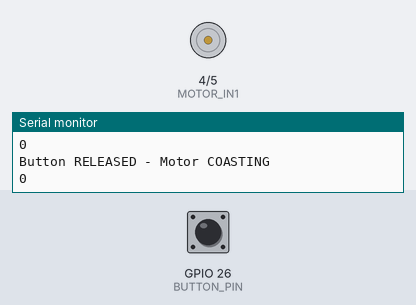
Bench run of a sketch on a simulated ESP32-S3. Shown: motor-driver pin pairs drawn as motors (green arrow = first pin HIGH = forward, orange = second pin HIGH = backward, longer = more drive), the last lines printed to the serial monitor. The inputs (shaded band) are chosen by the test bench; at power-on: GPIO 26 (BUTTON_PIN) HIGH.

Above: at 1.2 s.
1.3 s: GPIO 26 (BUTTON_PIN) pulled LOW for 0.15 s
At 1.38 s:
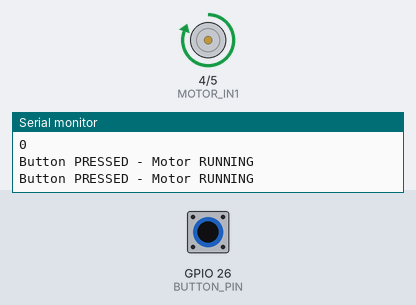
2.9 s: GPIO 26 (BUTTON_PIN) pulled LOW for 3.2 s
At 7.0 s:
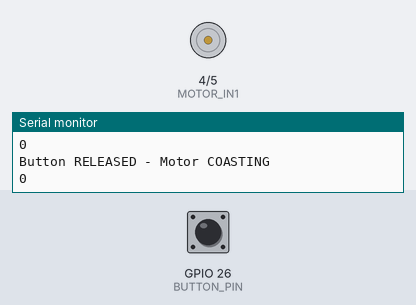
Timing chart, 0 to 8.5 s (numbered marks = the images above; inputs shaded):
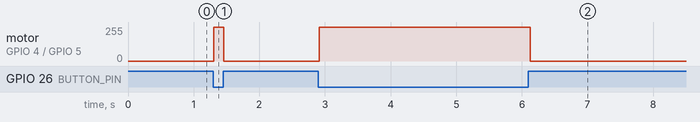

Measured:
- after the input at 1.3 s, motor on GPIO 4 (MOTOR_IN1) / GPIO 5 (MOTOR_IN2): stopped → forward 255/255 at once, → stopped 0.15 s later
- after the input at 2.9 s, motor on GPIO 4 (MOTOR_IN1) / GPIO 5 (MOTOR_IN2): stopped → forward 255/255 at once, → stopped 3.2 s later

The sketch:

Lab6.ino
```cpp
#include <Arduino.h>

// ESP32-S3 pins
const uint8_t BUTTON_PIN = 26;
const uint8_t MOTOR_IN1 = 4;
const uint8_t MOTOR_IN2 = 5;

void setup() {
  Serial.begin(115200);
  // Motor driver control pins
  pinMode(MOTOR_IN1, OUTPUT);
  pinMode(MOTOR_IN2, OUTPUT);

  // Button
  pinMode(BUTTON_PIN, INPUT_PULLUP);

  // Motor initially stopped
  digitalWrite(MOTOR_IN1, LOW);
  digitalWrite(MOTOR_IN2, LOW);

  Serial.begin(115200);
  Serial.println("Example 7: Hold Button to Run Motor");
}

void loop() {

  // Button is pressed when the pin reads LOW
  const bool buttonPressed = (digitalRead(BUTTON_PIN) == LOW);

  if (buttonPressed) {
    // Motor runs in one direction
    digitalWrite(MOTOR_IN1, HIGH);
    digitalWrite(MOTOR_IN2, LOW);

    Serial.println("Button PRESSED - Motor RUNNING");
  }
  else {
    // Both inputs LOW = motor coasts/stops
    digitalWrite(MOTOR_IN1, LOW);
    digitalWrite(MOTOR_IN2, LOW);

    Serial.println("Button RELEASED - Motor COASTING");
    Serial.println(buttonPressed);
  }

  delay(50);
}
```
